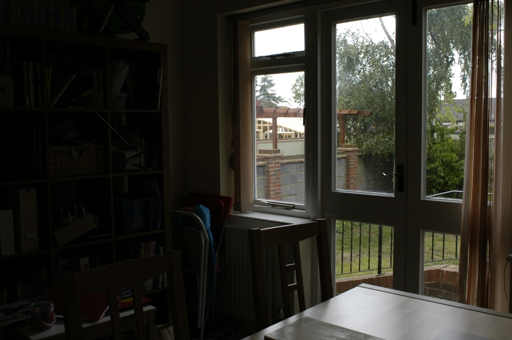
%> input picture Dataset/dataset4/House/B.png, 512 x 340 px; its folder holds only this picture in this run
$ octave --eval "example;"   (GNU Octave 9; MATLAB toolbox functions it lacks are replaced by stand-ins)
%> lines starting %> are read from the running program, lines starting %| are printed output that depends on the picture
### method/Kou17/load_images.m
% This procedure loads a sequence of images
%
% Arguments:
%   'path', refers to a directory which contains a sequence of JPEG or PPM
%   images
%   'reduce' is an optional parameter that controls downsampling, e.g., reduce = .5
%   downsamples all images by a factor of 2.
%
% tom.mertens@gmail.com, August 2007
%

function I = load_images(path, reduce)
%> called with path = 'house'

if ~exist('reduce')
    reduce = 1;
end

if (reduce > 1 || reduce <= 0)
    error('reduce must fulfill: 0 < reduce <= 1');
end

% find all JPEG or PPM files in directory
files = dir([path '/*.tif']);
N = length(files);
if (N == 0)
    files = dir([path '/*.jpg']);
    N = length(files);
    if (N == 0)
    files = dir([path '/*.gif']);
    N = length(files);
         if (N == 0)
    files = dir([path '/*.bmp']);
    N = length(files);
          if (N == 0)
              files = dir([path '/*.png']);
    N = length(files);
       if (N == 0)
            error('no files found');
       end
          end
         end
    end
end

% allocate memory
sz = size(imread([path '/' files(1).name]));
%> sz = [340 512 3]
r = floor(sz(1)*reduce);
%> r = 340
c = floor(sz(2)*reduce);
%> c = 512
I = zeros(r,c,3,N);
%> I: size 340x512x3 double; every value is 0

% read all files
for i = 1:N

    % load image
    filename = [path '/' files(i).name];
    im =double(imread(filename));
    if (size(im,1) ~= sz(1) || size(im,2) ~= sz(2))
        error('images must all have the same size');
    end

    % optional downsampling step
    if (reduce < 1)
        im = imresize(im,[r c],'bicubic');
    end
    if size(im,3)==1
    I(:,:,:,i) = cat(3,im,im,im);
    else
    I(:,:,:,i) = im;
    end
end

### method/Shen14/code/exposure_fusion.m
%*************************************************************
% Implementation of Exposure Fusion
%
% Usage:
%   result = exposure_fusion(I,nlev);
%   Arguments:
%     'I': represents a stack of N color images (at double
%       precision). Dimensions are (height x width x 3 x N).
%     'nlev': decomposition level of BLP pyramid.
%*************************************************************

function R = exposure_fusion(I,nlev)

r = size(I,1);
c = size(I,2);
N = size(I,4);

%% get weight maps
% ExposureWeight: local cue for exposure level measurement
EW=ExposureWeight(I);
% ImportanceWeight: saliency cue using JND
IW=ImportanceWeight(I);
% compute three cues and combines them into a weight map
% InvarianceWeight: global cue for exposure level assessment, esp. moving objects detection for dynamic scene
W=EW.*InvarianceWeight(I,9).*IW;

% EWN: exposure guidance
EWN=EW+1e-12;
EWN=EWN./repmat(sum(EWN,3),[1 1 N]);
% GE:exposure guidance matrix
GE=EWN>0.001;
clear EW EWN

% IWN: importance guidance
IWN=IW+1e-12;
IWN=IWN./repmat(sum(IWN,3),[1 1 N]);
%importance guidance matrix
GJ=IWN.*GE;
clear IW IWN
%normalize weights: make sure that weights sum to one for each pixel
W = W + 1e-12; %avoids division by zero
W = W./repmat(sum(W,3),[1 1 N]);
%% fusion
% create empty pyramid
pyr = gaussian_pyramid(zeros(r,c,3),nlev);

% initialize parameters
sigma_r = 0.4;
%每个像素放大程度不同，用权值控制
alpha = 0.25.^W;
% beta=0,BLP;beta=1,standard Laplacian
beta = 0;
colorRemapping = 'rgb';
domain = 'lin';
% gamma: for base boosting
if N <= 3
    gamma = [0.8 1 1.2];
else
    gamma = ones(1, N); %in the papeer
end
% multiresolution blending
%fprintf('building BLP...\n');
for i = 1:N
    % construct pyramid from each input image
	pyrW = gaussian_pyramid(W(:,:,i));
    %fprintf('image %d-%d:\n',N,i);
	pyrI = lapfilter(I(:,:,:,i),sigma_r,alpha(:,:,i),beta,colorRemapping,domain,GE(:,:,i),GJ(:,:,i),gamma(i),nlev);
    % blend
    for l = 1:nlev
        w = repmat(pyrW{l},[1 1 3]);
        pyr{l} = pyr{l} + w.*pyrI{l};
    end
end
%% reconstruct
R = reconstruct_laplacian_pyramid(pyr);
R = postprocessing(R,domain,beta,colorRemapping);
R = uint8(255*R);

### method/Mertens09/example.m
function example;
I = load_images('house');
%
% figure('Name','Input sequence');
subplot(2,2,1); imshow(I(:,:,:,1));
%> after `imshow(I(:,:,:,1))`:
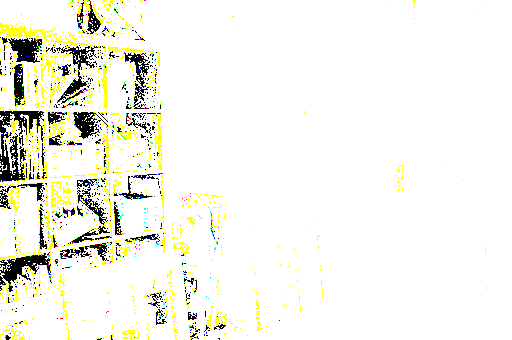
%> displayed picture: size 340x512x3, on the screen's scale of 0 to 255; mean R, G, B 242.6, 242.9, 234
subplot(2,2,2); imshow(I(:,:,:,2));
%> (this line was passed over: imshow is not available in this run)
subplot(2,2,3); imshow(I(:,:,:,3));
%> (this line was passed over: imshow is not available in this run)
subplot(2,2,4); imshow(I(:,:,:,4));
%> (this line was passed over: imshow is not available in this run)

R = exposure_fusion(I,[1 1 1]);
%> the run ends on the next line
figure('Name','Result');
imshow(R);
